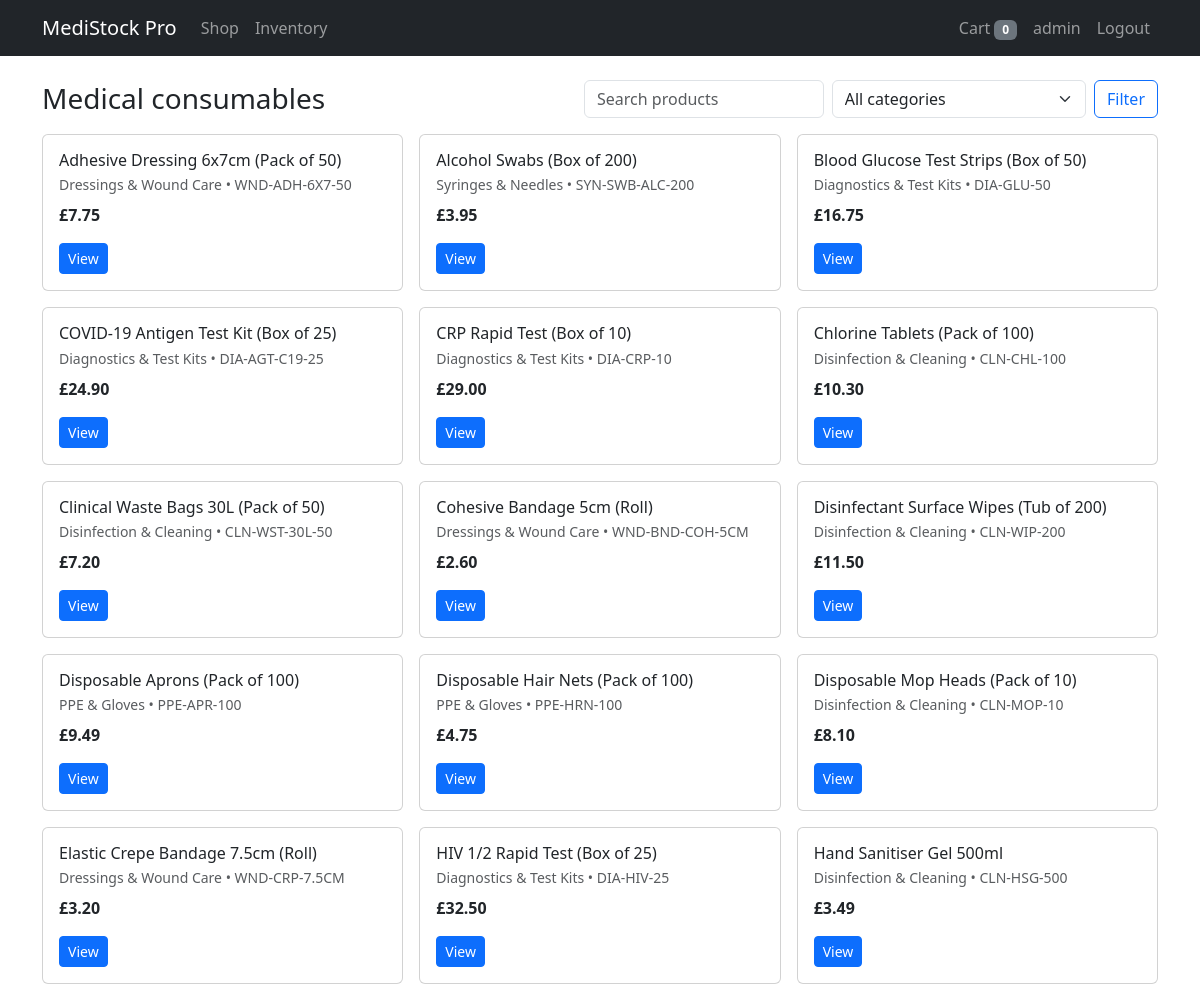
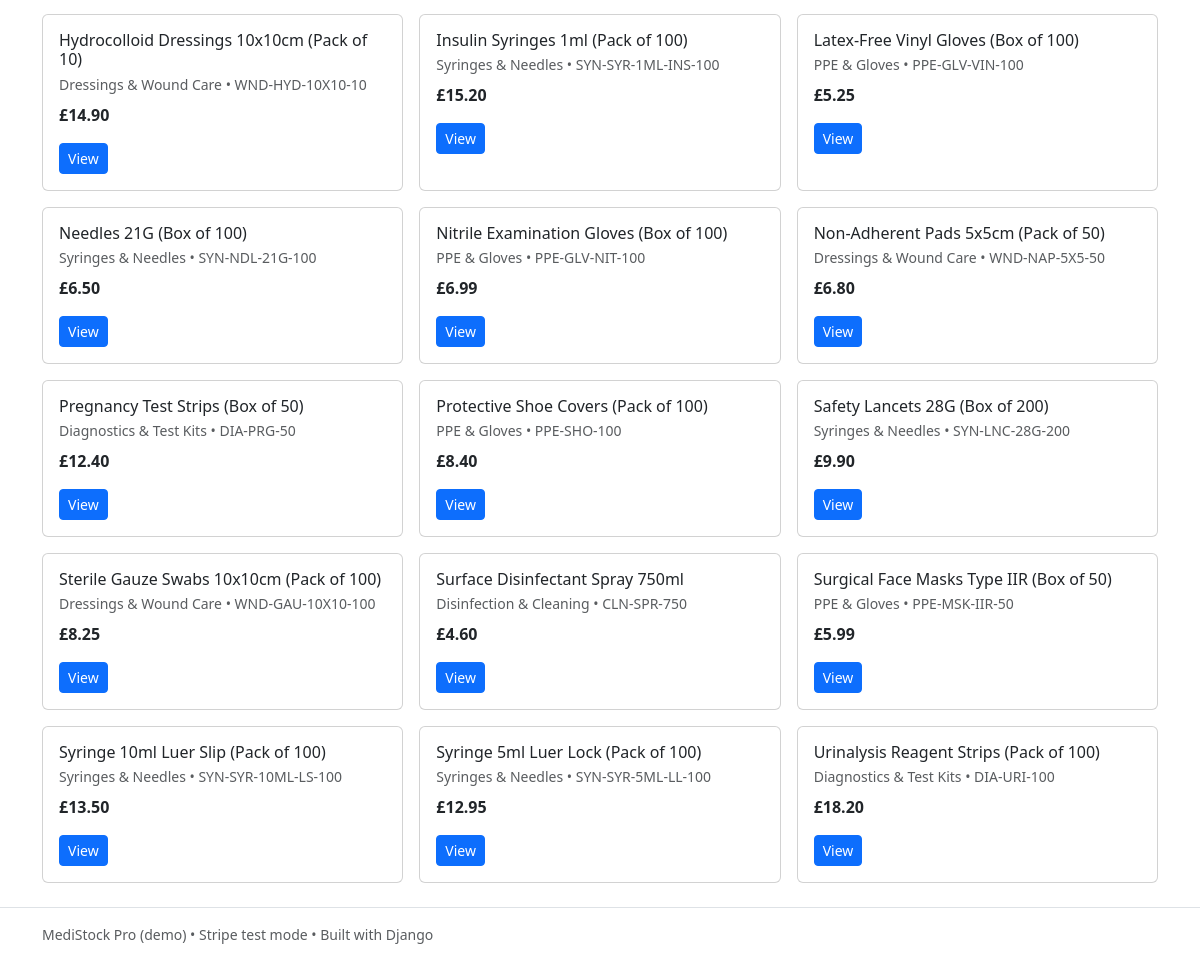
The app's page / (signed in) with its own data (2 pictures, top to bottom).
### catalog/models.py (models this page shows, shortened)
class Product(models.Model):
    category = models.ForeignKey(Category, on_delete=models.SET_NULL, null=True, blank=True, related_name='products')
    name = models.CharField(max_length=150)
    sku = models.CharField(max_length=40, unique=True)
    description = models.TextField(blank=True)
    price_gbp = models.DecimalField(max_digits=8, decimal_places=2)
    is_active = models.BooleanField(default=True)

class Category(models.Model):
    name = models.CharField(max_length=80, unique=True)
    slug = models.SlugField(max_length=100, unique=True)

### catalog/views.py (the view)
# urls.py: path('', views.product_list, name='product_list'),
def product_list(request):
    products = Product.objects.filter(is_active=True)
    q = request.GET.get('q', '').strip()
    cat = request.GET.get('cat', '').strip()
    if q:
        products = products.filter(Q(name__icontains=q) | Q(description__icontains=q) | Q(sku__icontains=q))
    if cat:
        products = products.filter(category__slug=cat)
    categories = Category.objects.all().order_by('name')
    return render(request, 'catalog/product_list.html', {
        'products': products.order_by('name'),
        'categories': categories,
        'q': q,
        'cat': cat,
    })

### config/context_processors.py (called while the page is built)
def project_settings(request):
    return {
        "STRIPE_PUBLIC_KEY": settings.STRIPE_PUBLIC_KEY,
        "DEBUG": settings.DEBUG,
    }

### templates/catalog/product_list.html (shortened to what this page needs)
{% extends 'base.html' %}
{% block content %}
<div class="d-flex flex-wrap justify-content-between align-items-center gap-2 mb-3">
  <h1 class="h3 m-0">Medical consumables</h1>
  <form class="d-flex gap-2" method="get">
    <input name="q" value="{{ q }}" class="form-control" placeholder="Search products">
    <select name="cat" class="form-select">
      <option value="">All categories</option>
    </select>
    <button class="btn btn-outline-primary" type="submit">Filter</button>
  </form>
</div>
<div class="row g-3">
  {% for p in products %}
    <div class="col-md-4">
      <div class="card h-100 card-hover">
        <div class="card-body">
          <h2 class="h6 mb-1">{{ p.name }}</h2>
          <div class="small text-muted">{{ p.category.name|default:'Uncategorised' }} • {{ p.sku }}</div>
          <div class="mt-2 fw-semibold">£{{ p.price_gbp }}</div>
          <a class="btn btn-sm btn-primary mt-3" href="{% url 'catalog:product_detail' p.pk %}">View</a>
        </div>
      </div>
    </div>
  {% empty %}
    <div class="col-12"><div class="alert alert-info">No products found.</div></div>
  {% endfor %}
</div>
{% endblock %}

### templates/partials/nav.html (shortened to what this page needs)
<nav class="navbar navbar-expand-lg navbar-dark bg-dark">
  <div class="container">
    <a class="navbar-brand" href="{% url 'catalog:product_list' %}">MediStock Pro</a>
    <div class="collapse navbar-collapse" id="nav">
      <ul class="navbar-nav me-auto mb-2 mb-lg-0">
        <li class="nav-item"><a class="nav-link" href="{% url 'catalog:product_list' %}">Shop</a></li>
        <li class="nav-item"><a class="nav-link" href="{% url 'inventory:dashboard' %}">Inventory</a></li>
      </ul>
      <ul class="navbar-nav ms-auto">
        {% if user.is_authenticated %}
          <li class="nav-item"><a class="nav-link" href="{% url 'cart:cart_detail' %}">Cart <span id="cartCount" class="badge bg-secondary">0</span></a></li>
          <li class="nav-item"><a class="nav-link" href="{% url 'accounts:profile' %}">{{ user.username }}</a></li>
          <li class="nav-item"><a class="nav-link" href="{% url 'accounts:logout' %}">Logout</a></li>
        {% else %}
          <li class="nav-item"><a class="nav-link" href="{% url 'accounts:login' %}">Login</a></li>
          <li class="nav-item"><a class="nav-link" href="{% url 'accounts:register' %}">Register</a></li>
        {% endif %}
      </ul>
    </div>
  </div>
</nav>

### records on screen
Product: name "Adhesive Dressing 6x7cm (Pack of 50)", category.name "Dressings & Wound Care", sku "WND-ADH-6X7-50", price_gbp "7.75"
Product: name "Alcohol Swabs (Box of 200)", category.name "Syringes & Needles", sku "SYN-SWB-ALC-200", price_gbp "3.95"
Product: name "Blood Glucose Test Strips (Box of 50)", category.name "Diagnostics & Test Kits", sku "DIA-GLU-50", price_gbp "16.75"
Product: name "COVID-19 Antigen Test Kit (Box of 25)", category.name "Diagnostics & Test Kits", sku "DIA-AGT-C19-25", price_gbp "24.90"
Product: name "CRP Rapid Test (Box of 10)", category.name "Diagnostics & Test Kits", sku "DIA-CRP-10", price_gbp "29.00"
Product: name "Chlorine Tablets (Pack of 100)", category.name "Disinfection & Cleaning", sku "CLN-CHL-100", price_gbp "10.30"
Product: name "Clinical Waste Bags 30L (Pack of 50)", category.name "Disinfection & Cleaning", sku "CLN-WST-30L-50", price_gbp "7.20"
Product: name "Cohesive Bandage 5cm (Roll)", category.name "Dressings & Wound Care", sku "WND-BND-COH-5CM", price_gbp "2.60"
Product: name "Disinfectant Surface Wipes (Tub of 200)", category.name "Disinfection & Cleaning", sku "CLN-WIP-200", price_gbp "11.50"
Product: name "Disposable Aprons (Pack of 100)", category.name "PPE & Gloves", sku "PPE-APR-100", price_gbp "9.49"
Product: name "Disposable Hair Nets (Pack of 100)", category.name "PPE & Gloves", sku "PPE-HRN-100", price_gbp "4.75"
Product: name "Disposable Mop Heads (Pack of 10)", category.name "Disinfection & Cleaning", sku "CLN-MOP-10", price_gbp "8.10"
Product: name "Elastic Crepe Bandage 7.5cm (Roll)", category.name "Dressings & Wound Care", sku "WND-CRP-7.5CM", price_gbp "3.20"
Product: name "HIV 1/2 Rapid Test (Box of 25)", category.name "Diagnostics & Test Kits", sku "DIA-HIV-25", price_gbp "32.50"
Product: name "Hand Sanitiser Gel 500ml", category.name "Disinfection & Cleaning", sku "CLN-HSG-500", price_gbp "3.49"
Product: name "Hydrocolloid Dressings 10x10cm (Pack of 10)", category.name "Dressings & Wound Care", sku "WND-HYD-10X10-10", price_gbp "14.90"
Product: name "Insulin Syringes 1ml (Pack of 100)", category.name "Syringes & Needles", sku "SYN-SYR-1ML-INS-100", price_gbp "15.20"
Product: name "Latex-Free Vinyl Gloves (Box of 100)", category.name "PPE & Gloves", sku "PPE-GLV-VIN-100", price_gbp "5.25"
Product: name "Needles 21G (Box of 100)", category.name "Syringes & Needles", sku "SYN-NDL-21G-100", price_gbp "6.50"
Product: name "Nitrile Examination Gloves (Box of 100)", category.name "PPE & Gloves", sku "PPE-GLV-NIT-100", price_gbp "6.99"
Product: name "Non-Adherent Pads 5x5cm (Pack of 50)", category.name "Dressings & Wound Care", sku "WND-NAP-5X5-50", price_gbp "6.80"
Product: name "Pregnancy Test Strips (Box of 50)", category.name "Diagnostics & Test Kits", sku "DIA-PRG-50", price_gbp "12.40"
Product: name "Protective Shoe Covers (Pack of 100)", category.name "PPE & Gloves", sku "PPE-SHO-100", price_gbp "8.40"
Product: name "Safety Lancets 28G (Box of 200)", category.name "Syringes & Needles", sku "SYN-LNC-28G-200", price_gbp "9.90"
Product: name "Sterile Gauze Swabs 10x10cm (Pack of 100)", category.name "Dressings & Wound Care", sku "WND-GAU-10X10-100", price_gbp "8.25"
Product: name "Surface Disinfectant Spray 750ml", category.name "Disinfection & Cleaning", sku "CLN-SPR-750", price_gbp "4.60"
Product: name "Surgical Face Masks Type IIR (Box of 50)", category.name "PPE & Gloves", sku "PPE-MSK-IIR-50", price_gbp "5.99"
Product: name "Syringe 10ml Luer Slip (Pack of 100)", category.name "Syringes & Needles", sku "SYN-SYR-10ML-LS-100", price_gbp "13.50"
Product: name "Syringe 5ml Luer Lock (Pack of 100)", category.name "Syringes & Needles", sku "SYN-SYR-5ML-LL-100", price_gbp "12.95"
Product: name "Urinalysis Reagent Strips (Pack of 100)", category.name "Diagnostics & Test Kits", sku "DIA-URI-100", price_gbp "18.20"

### other values on screen
{{ user.username }} "admin"
